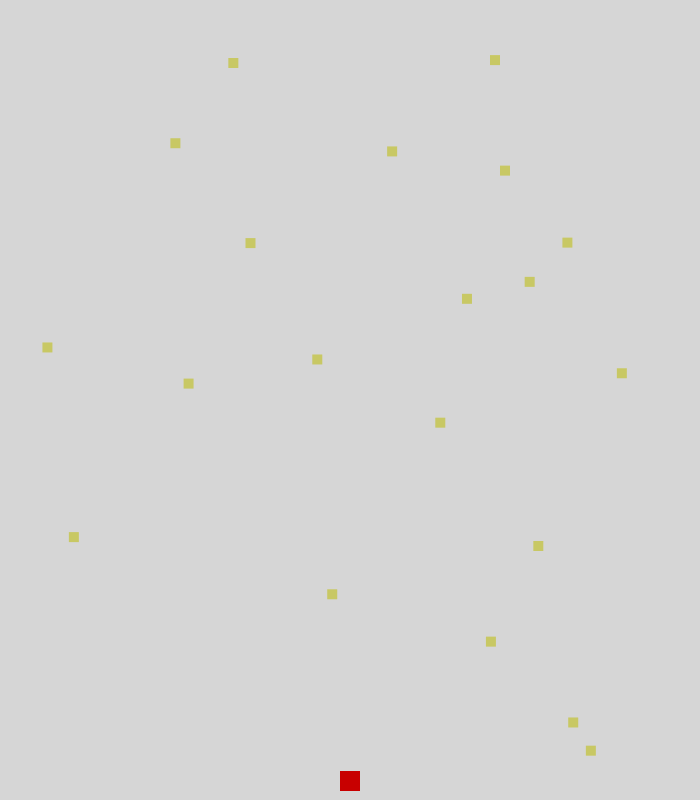
Frame 1 (no input)
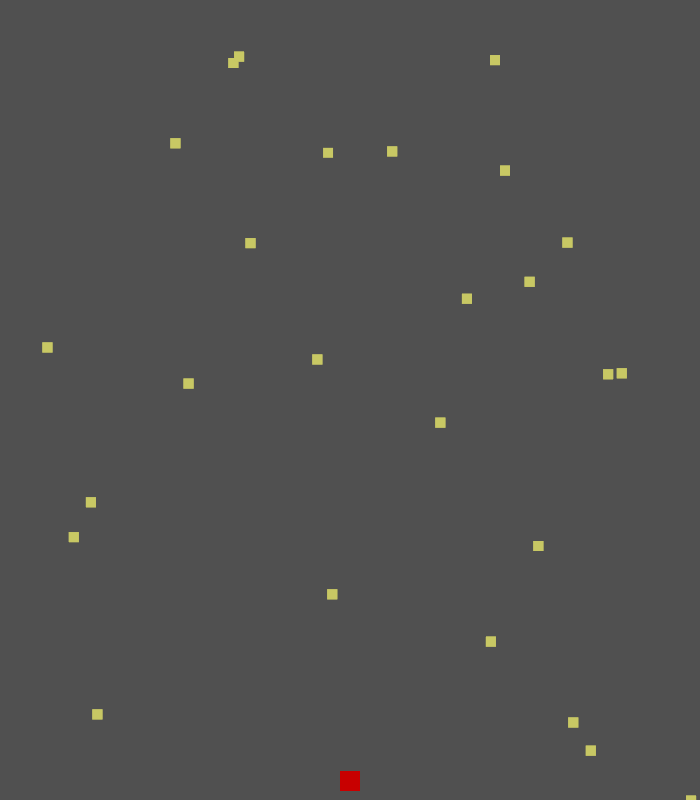
Frame 60 (no input)
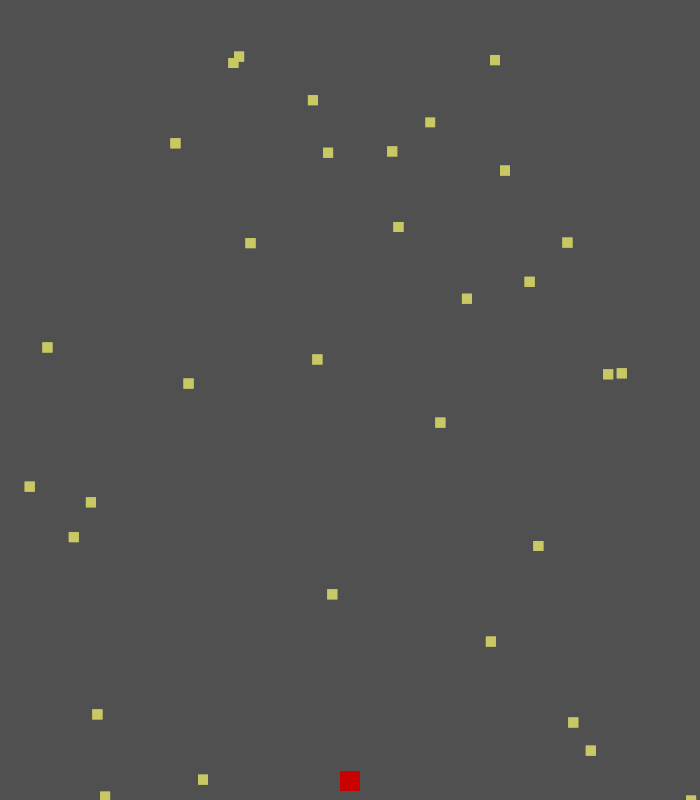
Frame 120 (the mouse pressed at the canvas centre since frame 60)

The p5.js sketch that drew these frames (run headless with seeded random() and noise() and a simulated clock; from frame 60 on, the mouse is pressed at the canvas centre):

// p5.js sketch
// ── sketch.js
let fishlist = [];
let fishspawn = [];
let gameFood
let clock = 0;
let clockBreedCD = 500;
let clockFoodCD = 10;
let currInput = "";
let allowTraits = false;
let offset = 1067;

function setup() {
  frameRate(200);
  createCanvas(700, 800);
  strokeWeight(0)
  
  //let fishA = new Fish(random(0,width),random(0,height),"fw",30)
  //let fishB = new Fish(random(0,width),random(0,height),"fmw",100)
  //let fishC = new Fish(random(0,width),random(0,height),"fmw",100)
  //let fishD = new Fish(random(0,width),random(0,height),"mf",210)
  //let fishE = new Fish(random(0,width),random(0,height),"hfm",510)
  //fishlist.push(fishA);
  //fishlist.push(fishB);
  //fishlist.push(fishC);
  //fishlist.push(fishD);
  //fishlist.push(fishE);
  
  //console.log(fishlist)
  
  gameFood = new FoodManager();
  gameFood.populateList(80);
  for(let i =0; i<20;i++){
      gameFood.spawnFood();
  }
  //console.log(gameFood)
  
  let button = createButton('add fish');
  button.position(450, offset - 20);
  button.mousePressed(addFish);
  
  let allowButton = createButton('allow traits');
  allowButton.position(675,offset);
  allowButton.mousePressed(toggleAllowTraits);
  
  let clearbutton = createButton('clear');
  clearbutton.position(850, offset);
  clearbutton.mousePressed(wipe);
  
  inputbox = createInput('');
  inputbox.position(450,offset);

  // Call repaint() when input is detected.
  inputbox.input(updateCurrInput);
  
  
}

function draw() {
  //currTime = millis() - startTime;
  //fill()
  background(80,60);
  for(let i = 0; i < fishlist.length;i+=1){
    let fish = fishlist[i]
    fish.show();
    fish.execute();
    //console.log(fish.behav);
    if(fish.active == false){
      fishlist.splice(i,1);
    }
  }
  clock += 1;
  breedLogic();
  foodLogic();
  gameFood.displayFood();
  gameFood.executeFood(fishlist);
  displayHUD();

}



function toggleAllowTraits(){
  allowTraits = !allowTraits;
  console.log(allowTraits);
}


function wipe(){
  fishlist = [];
}

function addFish(){
  let newFish = new Fish(random(0,width),random(0,height),currInput);
  fishlist.push(newFish);
  newFish.updatecol
  
}


function updateCurrInput(){
  msg = inputbox.value();
  currInput = msg;
}


function displayHUD(){
  let uniquebehavs = [];
  let hudlist = [];
   for(let fish of fishlist){
     if(!uniquebehavs.includes(fish.behav)){
        uniquebehavs.push(fish.behav)
        hudlist.push(fish)
      }
   }
  for(let i = 0; i < hudlist.length; i++){
    fill(0,0,0)
    text(hudlist[i].behav, 600, height - 50*i -50);
    fill(hudlist[i].rcol,30 + hudlist[i].bcol,200);
    circle(550,height - 50*i - 50,30);
  }    
  if(allowTraits){
      fill(20,200,100)
  }
  else{
      fill(200,0,0)
  }
  square(340,height -29,20)
}




function foodLogic(){
  if(clock % clockFoodCD == 0){
    gameFood.spawnFood();
  }
}


function breedLogic(){
  if(clock % clockBreedCD == 0){
    console.log(fishlist)
    console.log(clock)
    for(let i = 0; i < fishlist.length;i+=1){
      let fish = fishlist[i]
      if(fish.size < 35){
        console.log("Didnt breed")
        console.log(fish.size)
        //console.log(fish.col)
        fish.active = false;

      }
      else{
        fish.breed(fishspawn,allowTraits);
      }
      console.log(fishlist)
  }
    for(let i = 0; i<fishspawn.length;i+=1){
      let fish = fishspawn[i];
      fishlist.push(fish)
    }
    fishspawn = [];
  }
}



// ── Fish.js



class Fish{
  constructor(x, y, behavior_string,col) {
    // This code runs once when an instance is created.
    this.active = true;
    this.x = x;
    this.y = y;
    this.size = 20;
    this.rcol = 0;
    this.bcol = 0;
    this.vision = 80;
    this.speed = 2;
    this.behav = behavior_string
    this.state = ""
    this.maxsize = 50;
    this.id = floor(random(500)*10000)
    this.goal = {x:random(0,width),y:random(0,height)};
    //console.log(this.goal)
    this.updatecol();
    this.updatestats();
  }
  
  updatestats(){
    for(let i =0; i<this.behav.length ; i++){
      let letter = this.behav[i];
      switch(letter){
        case"b":
          this.maxsize += 30;
          break
        case"s":
          this.speed += 1;
          break;
        case"v":
          this.vision += 40;
          break;
             }
      
    }
  }
  
  
  updatecol(){
    for(let i =0; i<this.behav.length ; i++){
      let letter = this.behav[i];
      switch(letter){
        case "f": 
          this.rcol += 1 * (2**i);
          break;
        case "h":
          this.rcol += 10 * (2**i);
          break;
        case "w":
          this.rcol += 60 * (2**i);
          break;
        case "m":
          this.rcol += 200 * (2**i);
          break;
        
      }
      if(i == 0){
        switch(letter){
          case "f": 
          this.bcol += 60 * (2**i);
          break;
        case "h":
          this.bcol += 200 * (2**i);
          break;
        case "w":
          this.bcol += 10 * (2**i);
          break;
        case "m":
          this.bcol += 1 * (2**i);
          break;
        }
      }
    }
    this.rcol = floor(this.rcol) % 255;
    this.rcol = floor(this.rcol) % 255;
  }
  
  
  show(){
    if(this.active){
      fill(this.rcol,30 + this.bcol,200)
      circle(this.x,this.y,this.size)
    }

  }
  
  execute(){
    //this.speed = 5 - this.size / 10 
    if(this.active){
      this.decode(this.behav)
      this.consume();
      this.keepInBounds();
    }    
  }
  
  decode(dna){
    for (let letter of dna){
      //flee
      if(letter == "f" || letter == "F"){
        let threat = this.seekFish();
        if(threat != null){
          if(threat.size >= this.size){
            //flee logic
            this.state = "f"
            this.flee(threat);
            break;
          }

        }
      }
      //wander
      else if(letter == "w" || letter == "W"){
        this.state = "w";
        this.wander();
        break;
      }
      //migrate
      else if(letter == "m"|| letter == "M"){
        this.state = "m"
        if(abs(this.x - this.goal.x) >= 10 || abs(this.y - this.goal.y) >= 10){
          this.migrate(this.goal);
        } 
        else{
        this.goal = {x:random(0,width),y:random(0,height)}
        
        }break;
      }
      //hunt
      if(letter == "h"|| letter == "H"){
        let prey = this.seekFish();
        if(prey != null){
          if(prey.size < this.size){
            //hunt logic
            this.state = "h"
            this.hunt(prey);
            break;
          }
        }
      }
      
    } 
  }
  
  consume(){
    let prey = this.seekFish();
    if(prey != null && prey.size < this.size){
      if(abs(prey.x-this.x) <= this.size && abs(prey.y-this.y) <= this.size){
      prey.active = false;
      this.size += prey.size / 2;
      if(this.size >= this.maxsize){
        this.size = this.maxsize;
      }
    }
    }

  }
  
  seekFish(){
    for(let fish of fishlist){
      if(abs(fish.x - this.x) <= this.vision && abs(fish.y - this.y) <= this.vision && fish.id != this.id){
        return(fish);
      }
    }
  }
  
  wander(){
    //this.rcol = 200
    this.x += random(-this.speed,this.speed);
    this.y += random(-this.speed,this.speed);
  }
  
  flee(threat){
    //this.rcol = 0
    if(threat.x >= this.x){
      this.x -= this.speed;
    }
    else if(threat.x <= this.x){
      this.x += this.speed;
    }
    if(threat.y >= this.y){
      this.y -= this.speed;
    }
    else if(threat.y <= this.y){
      this.y += this.speed;
    }
  }
  
  migrate(goal){
    //this.rcol = 400
    if(goal.x >= this.x){
      this.x += this.speed;
    }
    else if(goal.x <= this.x){
      this.x -= this.speed;
    }
    if(goal.y >= this.y){
      this.y += this.speed;
    }
    else if(goal.y <= this.y){
      this.y -= this.speed;
    }
  }
  
  hunt(prey){
    
    if(abs(prey.x-this.x) <= this.size && abs(prey.y-this.y) <= this.size){
      prey.active = false;
      this.size += prey.size / 2;
      if(this.size >= this.maxsize){
        this.size = this.maxsize;
      }
    }
    
    if(prey.x >= this.x){
      this.x += this.speed;
    }
    else if(prey.x <= this.x){
      this.x -= this.speed;
    }
    if(prey.y >= this.y){
      this.y += this.speed;
    }
    else if(prey.y <= this.y){
      this.y -= this.speed;
    }
  }
  
  breed(list,traits){
    this.active = false;
    
    for(let i = this.size; i > 0; i -= 20){
      let mutation = random(0,10)
      let child = new Fish(this.x +=20,this.y += 20,this.behav,this.rcol)
      if(floor(mutation) == 1){
        //console.log("MUTATE");
        for(let letter of child.behav){
          let rngletter = "";
          let rng = random(0,100);
          if(traits){
            let mrng = floor(rng) % 6;
       
            switch(mrng){
              case 0:
                rngletter = "f"
                break;
              case 1:
                rngletter = "m"
                break;
              case 2:
                rngletter = "w"
                break;
              case 3:
                rngletter = "h"
                break;
              case 4:
                rngletter = "s"
                break;
              case 5:
                rngletter = "b"
                break;
            }
          }
          else{
              
              let mrng = floor(rng) % 4;
              switch(mrng){
                case 0:
                  rngletter = "f"
                  break;
                case 1:
                  rngletter = "m"
                  break;
                case 2:
                  rngletter = "w"
                  break;
                case 3:
                  rngletter = "h"
                  break;
            }

          }
          
          if(rng <= 70){
             child.behav = child.behav.slice(-(child.behav.length - 1))
             child.behav = rngletter + child.behav
          }
          else if (rng <= 85){
            child.behavs = rngletter + child.behav
          }
          else{
            child.behav = child.behav.slice(-(child.behav.length - 1))
          }
        }
      }
      else{
        //console.log("Mutation Skipped")
        //console.log(child.behav)
      }
      child.updatecol();
      list.push(child);
      //console.log("I MADE CHILD")
      
    }
  }
  
  
  keepInBounds(){
    if(this.x >= width){
      this.x = width;
    }
    if(this.x <= 0){
      this.x = 0
    }
    if(this.y >= height){
      this.y = height;
    }
    if(this.y <= 0){
      this.y = 0
    }
  }
}


// ── Food.js

class Food {
  constructor(x, y) {
    // This code runs once when an instance is created.
    this.x = x;
    this.y = y;
    this.active = true;
  }
  
  show(){
    if(this.active){
      fill(200,200,100)
      square(this.x,this.y,10)
    }
  }
  
  deactivate(){
    this.active = false;
  }
  activate(){
    this.active = true;
  }
  
}



// ── FoodManager.js

class FoodManager{
  constructor() {
    // This code runs once when an instance is created.
    this.foodlist = [];
    
  }
  
  populateList(length){
    for (let i = 0; i<=length;i++){
      let food = new Food(-1,-1);
      food.deactivate();
      this.foodlist.push(food);
    }
  }
  
  spawnFood(){
    let selected_food = null;
    for (let food of this.foodlist){
      if(food.active == false){
        selected_food = food;
        break;
      }
    }
    if (selected_food){
      selected_food.x = random(0,width);
      selected_food.y = random(0,height);
      selected_food.activate();
      return true;
    }
    else{
      return false;
    }
  }
  
  displayFood(){
    for (let food of this.foodlist){
      if(food.active){
        food.show()
      }
    }
  }
  
  executeFood(fishlist){
    for(let food of this.foodlist){

      for(let fish of fishlist){
        if(food.active){
          if(abs(food.x - fish.x) <= fish.size && abs(food.y - fish.y) <= fish.size){
             food.deactivate();
             fish.size += 5;
             if(fish.size >= fish.maxsize){
                fish.size = fish.maxsize;
                }
             //this.spawnFood();
          }
        }
      }
    }
  }
  
}



// ── style.css
html, body {
  margin: 0;
  padding: 0;
  display: flex;
  flex-direction: column;
  align-items: center;
  padding-top: 40px;
}

canvas {
  display: block;
  margin: 20px auto;
}

.title, .subheader, .description {
  text-align: center;
}

.subheader {
  margin-top: -10px;     /* tighten spacing with the title */
  font-size: 1.3rem;
  color: #555;           /* optional subtle styling */
}
